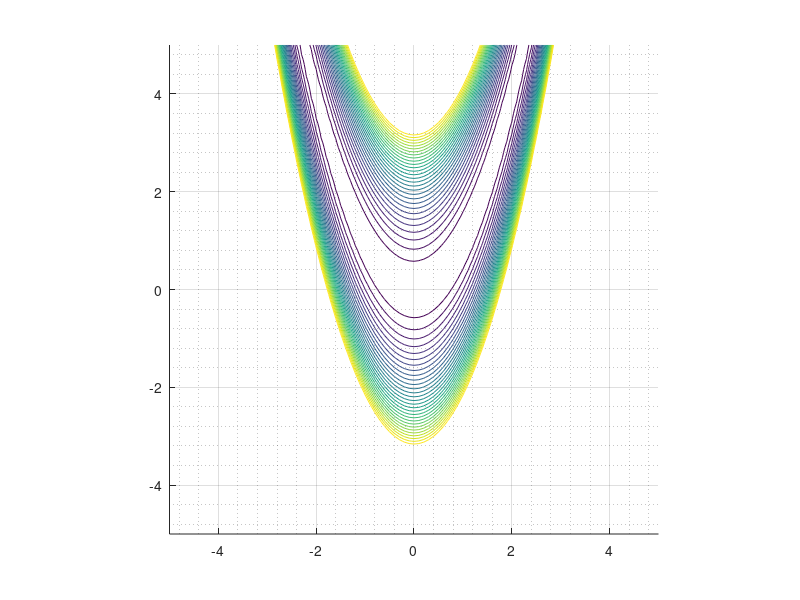

Source code (MATLAB): (Note: this script raises an error after producing the figure.)
% Test Davidson-Fletcher-Powell (DFP) Quasi-Newtons method
clear all; close all; clc;

% Possible test functions
f = @(x) (1 - x(1)).^2 + 100*(x(2) - x(1).^2).^2 ;
% f = @(x) (x(1)).^2 + (x(2)).^2 ;
% f = @(x) (x(1)^2 + x(2) - 11)^2 + (x(1) + x(2)^2 - 7)^2;
x0 = [-2.1 2.7];

% Plot contours
figure; hold on;
axis equal;
[X, Y] = meshgrid(-5:0.1:5, -5:0.1:5);
Z = nan(size(X));
for i = 1:numel(X)
    Z(i) = f([X(i), Y(i)]);
end
contour(X, Y, Z, linspace(0, 1000, 30));
grid; grid minor;

% Optimize
xopt = dfp(f, x0, eye(2));

% % Check
% options = optimoptions(@fminunc,'Display','iter','Algorithm','quasi-newton',...
%     'HessUpdate','dfp','MaxFunctionEvaluations',10000,...
%     'MaxIterations',10000, 'OutputFcn', @outfun);
% 
% [xopt,fval,exitflag,output] = fminunc(f,x0,options);

% Plot optimalisation
scatter(xopt(1), xopt(2), 'filled');
function stop = outfun(x, optimValues, state)
    persistent x0
    if isempty(x0)
        x0 = [-2.1 2.7];
    end
    
    stop = false;
    line([x0(1) x(1)],[x0(2) x(2)], 'Color', '#D95319', 'Linewidth', 2, 'Marker', '*', 'MarkerSize', 5, 'HandleVisibility','off')
    x0 = x;
    drawnow
end 